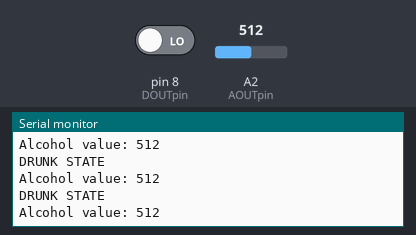
A sketch run on a simulated Arduino Uno, built with avr-gcc and run on an emulated ATmega328P. Parts: the last lines printed to the serial monitor. The test bench sets the inputs (shaded band); at power-on: A2 (AOUTpin) = 512, pin 8 (DOUTpin) LOW.

Above: at 1.2 s.
1.3 s: A2 (AOUTpin) set to 716
At 1.61 s:
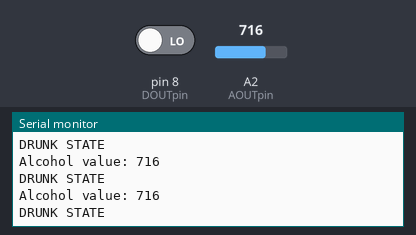
2.8 s: A2 (AOUTpin) set to 900
At 2.82 s:
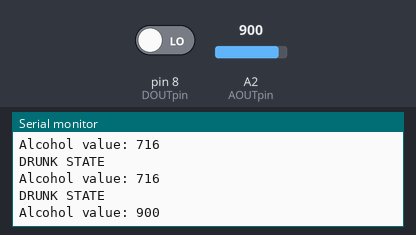
Timing chart, 0 to 5.8 s (numbered marks = the images above; inputs shaded):
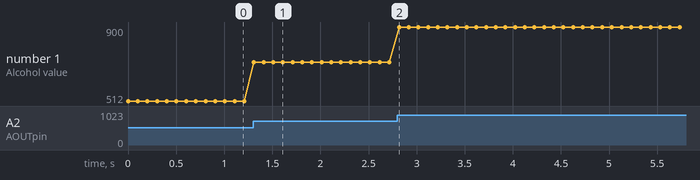

Measured:
- after the input at 1.3 s, the serial monitor: prints a new line at once (image 1)
- after the input at 2.8 s, the serial monitor: prints a new line at once (image 2)
- plotted number 1: 512 → 716 after the input at 1.3 s, 716 → 900 after the input at 2.8 s

The sketch:

Alcohol_Sensor.ino
```cpp
const int AOUTpin=2;//the AOUT pin of the alcohol sensor goes into analog pin A0 of the arduino
const int DOUTpin=8;//the DOUT pin of the alcohol sensor goes into digital pin D8 of the arduino
const int ledPin=13;//the anode of the LED connects to digital pin D13 of the arduino

int limit;
int value;

void setup() {
Serial.begin(115200);//sets the baud rate
pinMode(DOUTpin, INPUT);//sets the pin as an input to the arduino
}

void loop()
{
value= analogRead(AOUTpin);//reads the analaog value from the alcohol sensor's AOUT pin
limit= digitalRead(DOUTpin);//reads the digital value from the alcohol sensor's DOUT pin
Serial.print("Alcohol value: ");
Serial.println(value);//prints the alcohol value
delay(100);
if (value >= 200){
  Serial.println("DRUNK STATE");//if limit has been reached, LED turns on as status indicator
}

}
```
